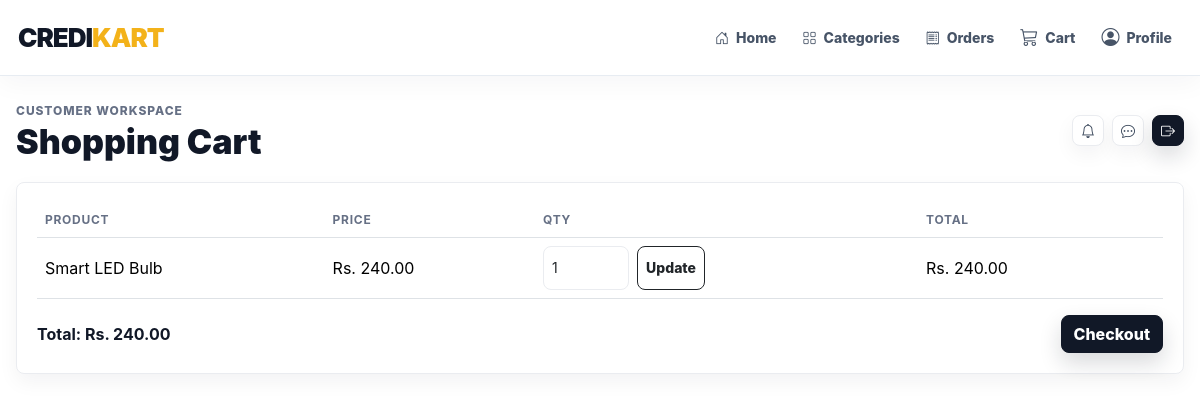
Page /cart/ (signed in) on the committed database.
### accounts/models.py (models this page shows)
class User(AbstractUser):
    ADMIN = 'admin'
    SHOPKEEPER = 'shopkeeper'
    CUSTOMER = 'customer'
    ROLE_CHOICES = (
        (ADMIN, 'Admin'),
        (SHOPKEEPER, 'Shopkeeper'),
        (CUSTOMER, 'Customer'),
    )
    role = models.CharField(max_length=20, choices=ROLE_CHOICES, default=CUSTOMER)
    phone = models.CharField(max_length=20, blank=True)
    address = models.TextField(blank=True)
    is_approved = models.BooleanField(default=True)
    created_at = models.DateTimeField(auto_now_add=True)
    @property
    def is_platform_admin(self):
        return self.is_superuser or self.role == self.ADMIN
    @property
    def is_shopkeeper(self):
        return self.role == self.SHOPKEEPER
    @property
    def is_customer(self):
        return self.role == self.CUSTOMER

### cart/models.py (models this page shows, shortened)
class CartItem(models.Model):
    cart = models.ForeignKey(Cart, on_delete=models.CASCADE, related_name='items')
    product = models.ForeignKey('products.Product', on_delete=models.CASCADE, related_name='cart_items')
    quantity = models.PositiveIntegerField(default=1)
    added_at = models.DateTimeField(auto_now_add=True)
    class Meta:
        unique_together = ('cart', 'product')
    @property
    def line_total(self):
        return self.product.price * self.quantity

class Cart(models.Model):
    customer = models.OneToOneField('customers.Customer', on_delete=models.CASCADE, related_name='cart')
    created_at = models.DateTimeField(auto_now_add=True)
    updated_at = models.DateTimeField(auto_now=True)
    @property
    def total_amount(self):
        return sum(item.line_total for item in self.items.select_related('product'))

### products/models.py (models this page shows, shortened)
class Product(models.Model):
    CATEGORY_CHOICES = (
        ('grocery', 'Grocery'),
        ('personal_care', 'Personal Care'),
        ('household', 'Household'),
        ('electronics', 'Electronics'),
        ('other', 'Other'),
    )
    shopkeeper = models.ForeignKey('accounts.Shopkeeper', on_delete=models.CASCADE, related_name='products')
    name = models.CharField(max_length=140)
    sku = models.CharField(max_length=40, blank=True)
    category = models.CharField(max_length=40, choices=CATEGORY_CHOICES, default='other')
    description = models.TextField(blank=True)
    image = models.ImageField(upload_to='products/', blank=True, null=True)
    price = models.DecimalField(max_digits=10, decimal_places=2)
    stock = models.PositiveIntegerField(default=0)
    reorder_level = models.PositiveIntegerField(default=5)
    is_active = models.BooleanField(default=True)
    created_at = models.DateTimeField(auto_now_add=True)
    updated_at = models.DateTimeField(auto_now=True)
    class Meta:
        ordering = ['name']

### cart/views.py (the view)
# urls.py: path('', views.cart_detail, name='detail'),
@login_required
@role_required(User.CUSTOMER)
def cart_detail(request):
    cart = get_cart(request.user)
    return render(request, 'cart/detail.html', {'cart': cart})

### cart/views.py (called while the page is built)
def get_cart(user):
    return Cart.objects.get_or_create(customer=user.customer_profile)[0]

### templates/cart/detail.html
{% extends 'base.html' %}
{% block page_title %}Shopping Cart{% endblock %}
{% block content %}
<section class="panel">
  <div class="table-responsive">
    <table class="table align-middle">
      <thead><tr><th>Product</th><th>Price</th><th>Qty</th><th>Total</th><th></th></tr></thead>
      <tbody>
      {% for item in cart.items.all %}
        <tr>
          <td>{{ item.product.name }}</td><td>Rs. {{ item.product.price }}</td>
          <td><form method="post" action="{% url 'cart:update_item' item.pk %}" class="d-flex gap-2">{% csrf_token %}<input class="form-control form-control-sm qty-input" type="number" name="quantity" value="{{ item.quantity }}" min="0"><button class="btn btn-sm btn-outline-dark">Update</button></form></td>
          <td>Rs. {{ item.line_total }}</td><td></td>
        </tr>
      {% empty %}<tr><td colspan="5">Your cart is empty.</td></tr>{% endfor %}
      </tbody>
    </table>
  </div>
  <div class="d-flex justify-content-between align-items-center"><strong>Total: Rs. {{ cart.total_amount }}</strong><a class="btn btn-dark" href="{% url 'orders:checkout' %}">Checkout</a></div>
</section>
{% endblock %}

### templates/base.html (shortened to what this page needs)
{% load static %}
<!doctype html>
<html lang="en">
<head>
  <link href="https://cdn.jsdelivr.net/npm/bootstrap@5.3.3/dist/css/bootstrap.min.css" rel="stylesheet">
  <link href="https://cdn.jsdelivr.net/npm/bootstrap-icons@1.11.3/font/bootstrap-icons.css" rel="stylesheet">
  <link href="{% static 'css/app.css' %}" rel="stylesheet">
</head>
<body class="{% if user.is_authenticated %}app-body{% else %}auth-body{% endif %}">
{% if user.is_authenticated %}
<div class="app-shell">
  <header class="site-navbar">
    <a class="brand" href="{% url 'dashboard:home' %}">CREDI<span>KART</span></a>
    <nav class="primary-nav" aria-label="Primary navigation">
      <a class="nav-link" href="{% url 'dashboard:home' %}"><i class="bi bi-house-door"></i>Home</a>
      {% if user.is_customer %}
        <a class="nav-link" href="{% url 'products:catalog' %}"><i class="bi bi-grid"></i>Categories</a>
      {% endif %}
      <a class="nav-link" href="{% url 'orders:list' %}"><i class="bi bi-receipt"></i>Orders</a>
      {% if user.is_customer %}
        <a class="nav-link nav-icon-link" href="{% url 'cart:detail' %}"><i class="bi bi-cart3"></i>Cart</a>
      {% endif %}
      <a class="nav-link nav-icon-link" href="{% url 'accounts:profile' %}"><i class="bi bi-person-circle"></i>Profile</a>
    </nav>
  </header>
  <main class="content">
    <header class="topbar app-container">
      <div>
        <p class="eyebrow mb-1">{{ user.get_role_display|default:'Admin' }} Workspace</p>
        <h1>{% block page_title %}Dashboard{% endblock %}</h1>
      </div>
      <div class="d-flex align-items-center gap-2">
        <a class="btn btn-soft btn-sm" href="{% url 'notifications:list' %}"><i class="bi bi-bell"></i></a>
        <a class="btn btn-soft btn-sm" href="{% url 'chat_system:inbox' %}"><i class="bi bi-chat-dots"></i></a>
        <form method="post" action="{% url 'accounts:logout' %}">{% csrf_token %}
          <button class="btn btn-dark btn-sm"><i class="bi bi-box-arrow-right"></i></button>
        </form>
      </div>
    </header>
    <div class="app-container page-transition">
      {% block content %}{% endblock %}
    </div>
  </main>
</div>
{% else %}
  {% block auth_content %}{% endblock %}
{% endif %}
</body>
</html>

### static/css/app.css (style rules this page uses)
:root { --ink: #111827; --muted: #667085; --line: #eaecf0; --panel: #ffffff; --canvas: #ffffff; --blue: #111827; --blue-strong: #030712; --blue-soft: #f3f4f6; --green: #10a310; --green-strong: #0b7f10; --green-soft: #ecfdf3; --gold: #f3b21a; --gold-soft: #fff7df; --rose-soft: #fff0f1; --shadow-sm: 0 8px 20px rgba(17, 24, 39, .05); --shadow-md: 0 20px 48px rgba(17, 24, 39, .08); --radius: 8px; }
* { box-sizing: border-box; }
html { scroll-behavior: smooth; }
body { margin: 0; color: var(--ink); background: var(--canvas); font-family: Inter, Manrope, Poppins, system-ui, -apple-system, BlinkMacSystemFont, "Segoe UI", sans-serif; letter-spacing: 0; }
a { color: inherit; text-decoration: none; }
.app-body { background: #fff; }
.app-shell { min-height: 100vh; }
.app-container { width: min(1180px, calc(100% - 32px)); margin: 0 auto; }
.site-navbar { position: sticky; top: 0; z-index: 50; display: flex; align-items: center; justify-content: space-between; gap: 22px; min-height: 76px; padding: 14px max(18px, calc((100vw - 1180px) / 2)); background: rgba(255, 255, 255, .94); border-bottom: 1px solid rgba(226, 232, 240, .82); box-shadow: 0 8px 26px rgba(15, 23, 42, .04); backdrop-filter: blur(18px); }
.brand { display: inline-flex; align-items: center; gap: 0; color: var(--blue); font-size: 26px; font-weight: 900; letter-spacing: -1px; white-space: nowrap; }
.brand span { color: var(--gold); }
.primary-nav { display: flex; align-items: center; justify-content: flex-end; gap: 6px; flex-wrap: wrap; }
.primary-nav .nav-link { position: relative; display: inline-flex; align-items: center; gap: 7px; min-height: 40px; padding: 9px 10px; border-radius: var(--radius); color: #475467; font-size: 14px; font-weight: 760; transition: color .2s ease, background .2s ease, transform .2s ease; }
.primary-nav .nav-link::after { content: ""; position: absolute; left: 10px; right: 10px; bottom: 4px; height: 2px; border-radius: 99px; background: var(--gold); transform: scaleX(0); transform-origin: left; transition: transform .2s ease; }
.nav-icon-link i { font-size: 18px; }
.content { padding: 26px 0 44px; min-width: 0; }
.topbar { display: flex; justify-content: space-between; align-items: center; gap: 16px; margin-bottom: 22px; }
.topbar h1 { font-size: clamp(24px, 3vw, 34px); line-height: 1.05; margin: 0; font-weight: 860; }
.eyebrow { color: var(--muted); font-size: 12px; text-transform: uppercase; font-weight: 850; letter-spacing: .08em; }
.btn { border-radius: var(--radius); font-weight: 760; transition: transform .2s ease, box-shadow .2s ease, background .2s ease, border-color .2s ease; }
.btn-dark { border-color: var(--ink); background: var(--ink); box-shadow: 0 10px 22px rgba(17, 24, 39, .16); }
.btn-soft { background: #fff; border: 1px solid var(--line); color: #334155; box-shadow: var(--shadow-sm); }
.panel, .item-card { background: #fff; border: 1px solid var(--line); border-radius: var(--radius); padding: 20px; box-shadow: var(--shadow-sm); }
.table { --bs-table-bg: transparent; }
.table th { color: var(--muted); font-size: 12px; text-transform: uppercase; letter-spacing: .06em; }
.form-control, .form-select { border-radius: var(--radius); border-color: var(--line); min-height: 44px; }
.page-transition { animation: pageIn .42s ease both; }
.qty-input { width: 86px; }

### rows in the picture
User: role "CUSTOMER"
CartItem: product.name "Smart LED Bulb", product.price "240.00", quantity "1", line_total "240.00"
Cart: total_amount "240.00"
